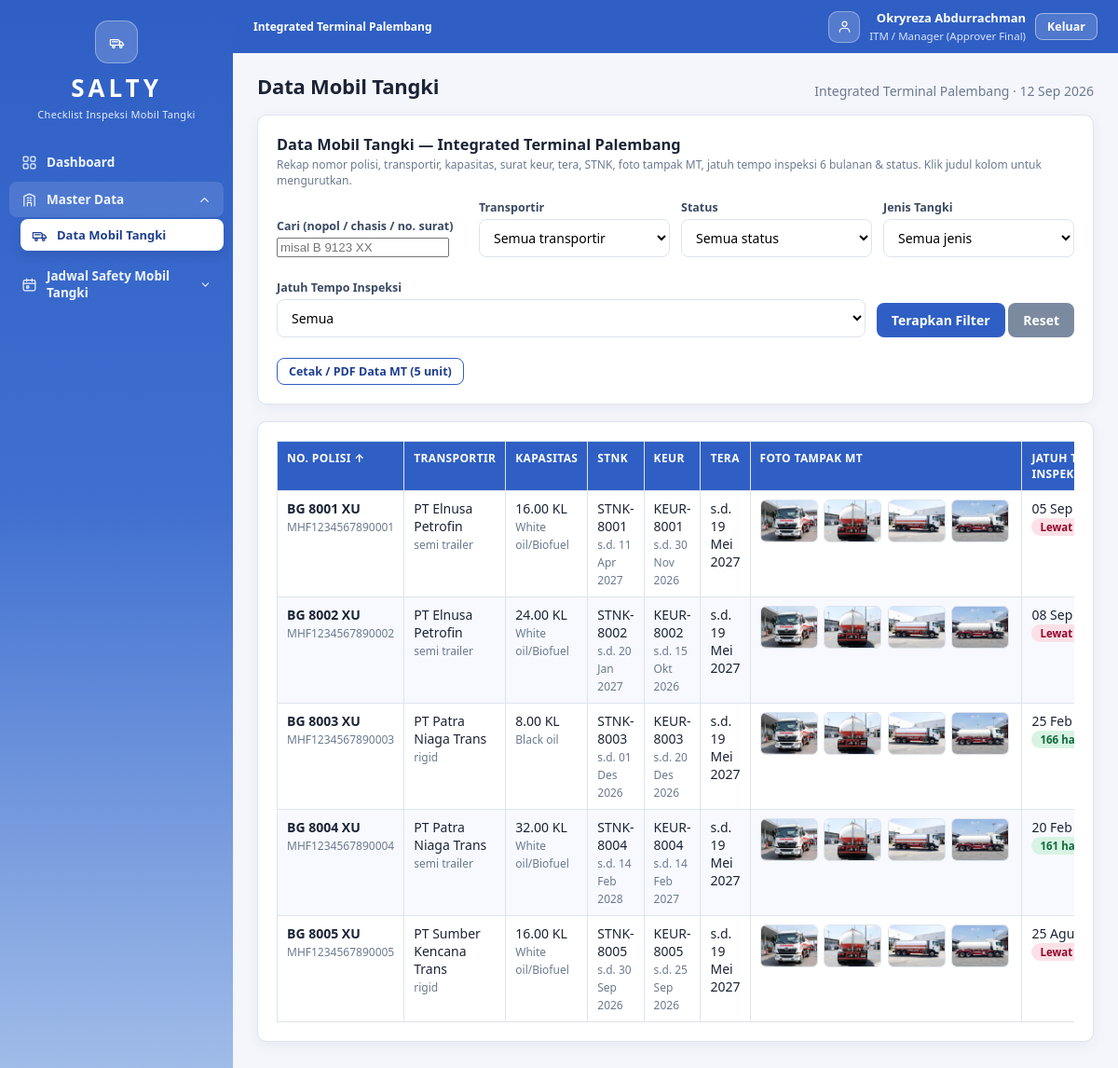
/vehicle_data.php (signed in), run on the app's committed database.
### tables this page shows
CREATE TABLE vehicles (
  id                 INT AUTO_INCREMENT PRIMARY KEY,
  no_polisi          VARCHAR(30)  NOT NULL UNIQUE,
  no_chasis          VARCHAR(60)  DEFAULT NULL,
  transporter_id     INT DEFAULT NULL,
  merk               VARCHAR(80)  DEFAULT NULL,
  tahun              SMALLINT     DEFAULT NULL,
  pabrikan_tangki    VARCHAR(100) DEFAULT NULL,
  kapasitas_kl       DECIMAL(6,2) DEFAULT NULL,
  jenis_tangki       ENUM('rigid','semi_trailer','gandengan') DEFAULT 'rigid',
  bahan_tangki       VARCHAR(60)  DEFAULT NULL,
  produk             VARCHAR(60)  DEFAULT NULL,
  stnk_no            VARCHAR(60)  DEFAULT NULL,
  stnk_berlaku       DATE DEFAULT NULL,
  keur_no            VARCHAR(60)  DEFAULT NULL,
  keur_berlaku       DATE DEFAULT NULL,
  tera_berlaku       DATE DEFAULT NULL,
  foto_depan         VARCHAR(255) DEFAULT NULL,
  foto_belakang      VARCHAR(255) DEFAULT NULL,
  foto_kanan         VARCHAR(255) DEFAULT NULL,
  foto_kiri          VARCHAR(255) DEFAULT NULL,
  doc_stnk           VARCHAR(255) DEFAULT NULL,
  doc_keur           VARCHAR(255) DEFAULT NULL,
  doc_tera           VARCHAR(255) DEFAULT NULL,
  status             ENUM('aktif','off','nonaktif') NOT NULL DEFAULT 'aktif',
  last_inspection    DATE DEFAULT NULL,    
  next_inspection    DATE DEFAULT NULL,    
  created_at         TIMESTAMP DEFAULT CURRENT_TIMESTAMP,
  CONSTRAINT fk_veh_transporter FOREIGN KEY (transporter_id)
    REFERENCES transporters(id) ON DELETE SET NULL
);

CREATE TABLE transporters (
  id        INT AUTO_INCREMENT PRIMARY KEY,
  nama      VARCHAR(150) NOT NULL,
  telepon   VARCHAR(50) DEFAULT NULL,
  alamat    VARCHAR(255) DEFAULT NULL
);

### includes/auth.php (called while the page is built, shortened)
<?php
require_once __DIR__ . '/../config/config.php';
function user(): ?array
{
    return $_SESSION['user'] ?? null;
}
function role(): string
{
    return user()['role'] ?? '';
}

### config/config.php (called while the page is built, shortened)
<?php
function db(): mysqli
{
    static $conn = null;
    if ($conn === null) {
        try {
            $conn = new mysqli(DB_HOST, DB_USER, DB_PASS, DB_NAME, DB_PORT);
            $conn->set_charset('utf8mb4');
        } catch (Throwable $e) {
            die('<h3 style="font-family:sans-serif">Koneksi database gagal.</h3>'
                . '<p style="font-family:sans-serif">Periksa <code>config/config.php</code>. Detail: '
                . htmlspecialchars($e->getMessage()) . '</p>');
        }
    }
    return $conn;
}
function q(string $sql, array $params = [], string $types = ''): array
{
    $stmt = db()->prepare($sql);
    if ($params) {
        $types = $types ?: str_repeat('s', count($params));
        $stmt->bind_param($types, ...$params);
    }
    $stmt->execute();
    $res = $stmt->get_result();
    $rows = $res ? $res->fetch_all(MYSQLI_ASSOC) : [];
    return $rows;
}
function q1(string $sql, array $params = [], string $types = ''): ?array
{
    $rows = q($sql, $params, $types);
    return $rows[0] ?? null;
}

### vehicle_data.php (the view, shortened to what this page needs)
<?php
require_once __DIR__ . '/includes/layout.php';
$sortable = [
    'no_polisi'       => 'v.no_polisi',
    'transportir'     => 't.nama',
    'kapasitas_kl'    => 'v.kapasitas_kl',
    'keur_berlaku'    => 'v.keur_berlaku',
    'tera_berlaku'    => 'v.tera_berlaku',
    'stnk_berlaku'    => 'v.stnk_berlaku',
    'next_inspection' => 'v.next_inspection',
    'status'          => 'v.status',
];
$sort = isset($_GET['sort'], $sortable[$_GET['sort']]) ? $_GET['sort'] : 'no_polisi';
$dir  = (($_GET['dir'] ?? 'asc') === 'desc') ? 'DESC' : 'ASC';
$where = ['1=1'];
$params = [];
$rows = q('SELECT v.*, t.nama AS transportir, DATEDIFF(v.next_inspection, CURDATE()) sisa
           FROM vehicles v LEFT JOIN transporters t ON t.id = v.transporter_id
           WHERE ' . implode(' AND ', $where) . '
           ORDER BY ' . $sortable[$sort] . ' ' . $dir, $params);
function sort_link(string $key, string $label, string $sort, string $dir): string
{
    $qs = $_GET;
    $qs['sort'] = $key;
    $qs['dir'] = ($sort === $key && $dir === 'ASC') ? 'desc' : 'asc';
    $mark = $sort === $key ? ($dir === 'ASC' ? ' &uarr;' : ' &darr;') : '';
    return '<a href="?' . e(http_build_query($qs)) . '" style="color:inherit">' . e($label) . $mark . '</a>';
}
$printQs = http_build_query(array_filter($_GET, fn($v, $k) => $k !== 'print', ARRAY_FILTER_USE_BOTH));
layout_start('Data Mobil Tangki');
?>
<div class="card">
  <h3 style="margin-bottom:2px">Data Mobil Tangki — Integrated Terminal <?= e(APP_KOTA) ?></h3>
  <p class="muted small" style="margin-top:0">Rekap nomor polisi, transportir, kapasitas, surat keur, tera, STNK, foto tampak MT,
    jatuh tempo inspeksi 6 bulanan &amp; status. Klik judul kolom untuk mengurutkan.</p>
  <form method="get" class="row" style="align-items:flex-end">
    <div class="field"><label>Cari (nopol / chasis / no. surat)</label><input name="q" value="<?= e($_GET['q'] ?? '') ?>" placeholder="misal B 9123 XX"></div>
    <div class="field"><label>Transportir</label>
      <select name="transporter_id">
        <option value="">Semua transportir</option>
      </select>
    </div>
    <div class="field"><label>Status</label>
      <select name="status">
        <option value="">Semua status</option>
      </select>
    </div>
    <div class="field"><label>Jenis Tangki</label>
      <select name="jenis">
        <option value="">Semua jenis</option>
      </select>
    </div>
    <div class="field"><label>Jatuh Tempo Inspeksi</label>
      <select name="due">
        <option value="">Semua</option>
      </select>
    </div>
    <div class="field" style="flex:0 0 auto">
      <label>&nbsp;</label>
      <button class="btn" type="submit">Terapkan Filter</button>
      <a class="btn btn-muted" href="vehicle_data.php">Reset</a>
    </div>
  </form>
  <div style="margin-top:10px">
    <a class="btn btn-sm btn-outline" href="vehicle_print.php?<?= e($printQs) ?>" target="_blank">Cetak / PDF Data MT (<?= count($rows) ?> unit)</a>
  </div>
</div>
<div class="card">
  <div class="table-wrap">
    <table>
      <thead><tr>
        <th><?= sort_link('no_polisi', 'No. Polisi', $sort, $dir) ?></th>
        <th><?= sort_link('transportir', 'Transportir', $sort, $dir) ?></th>
        <th><?= sort_link('kapasitas_kl', 'Kapasitas', $sort, $dir) ?></th>
        <th><?= sort_link('stnk_berlaku', 'STNK', $sort, $dir) ?></th>
        <th><?= sort_link('keur_berlaku', 'Keur', $sort, $dir) ?></th>
        <th><?= sort_link('tera_berlaku', 'Tera', $sort, $dir) ?></th>
        <th>Foto Tampak MT</th>
        <th><?= sort_link('next_inspection', 'Jatuh Tempo Inspeksi', $sort, $dir) ?></th>
      </tr></thead>
      <tbody>
      <?php foreach ($rows as $r): ?>
        <tr>
          <td><b><?= e($r['no_polisi']) ?></b><br><span class="muted small"><?= e($r['no_chasis'] ?: '-') ?></span></td>
          <td><?= e($r['transportir'] ?: '-') ?><br><span class="muted small"><?= e(str_replace('_', ' ', $r['jenis_tangki'])) ?></span></td>
          <td><?= e($r['kapasitas_kl']) ?> KL<br><span class="muted small"><?= e($r['produk'] ?: '-') ?></span></td>
          <td><?= e($r['stnk_no'] ?: '-') ?><br><span class="muted small">s.d. <?= tgl($r['stnk_berlaku']) ?></span></td>
          <td><?= e($r['keur_no'] ?: '-') ?><br><span class="muted small">s.d. <?= tgl($r['keur_berlaku']) ?></span></td>
          <td>s.d. <?= tgl($r['tera_berlaku']) ?></td>
          <td style="white-space:nowrap">
            <?php $adaFoto = false; foreach (['foto_depan' => 'Depan', 'foto_belakang' => 'Belakang', 'foto_kanan' => 'Kanan', 'foto_kiri' => 'Kiri'] as $k => $lbl): ?>
              <?php if (!empty($r[$k])): $adaFoto = true; ?>
                <a href="<?= e($r[$k]) ?>" target="_blank" title="Tampak <?= $lbl ?>">
                  <?php if (is_pdf($r[$k])): ?><span class="badge badge-gray"><?= $lbl ?> (PDF)</span>
                  <?php else: ?><img src="<?= e($r[$k]) ?>" alt="Tampak <?= $lbl ?> MT <?= e($r['no_polisi']) ?>" style="width:62px;height:46px;object-fit:cover;border-radius:6px;border:1px solid var(--line);margin:0 3px 3px 0"><?php endif; ?>
                </a>
              <?php endif; ?>
            <?php endforeach; ?>
          </td>
          <td><?= tgl($r['next_inspection']) ?><br><?= due_badge($r['sisa'] === null ? null : (int)$r['sisa']) ?></td>
        </tr>
      <?php endforeach; ?>
      </tbody>
    </table>
  </div>
</div>
<?php layout_end(); ?>

### includes/layout.php (shortened to what this page needs)
<?php
require_once __DIR__ . '/auth.php';
require_once __DIR__ . '/helpers.php';
function icon(string $name, string $cls = 'icon'): string
{
    $p = [
        'grid'      => '<rect x="3" y="3" width="7" height="7" rx="1.5"/><rect x="14" y="3" width="7" height="7" rx="1.5"/><rect x="3" y="14" width="7" height="7" rx="1.5"/><rect x="14" y="14" width="7" height="7" rx="1.5"/>',
        'truck'     => '<path d="M2 8h11a3 3 0 0 1 3 3v5H2z"/><path d="M16 11h3l3 4v1h-6z"/><circle cx="7" cy="18.5" r="1.8"/><circle cx="18" cy="18.5" r="1.8"/><path d="M5 11h8"/>',
        'calendar'  => '<rect x="3" y="5" width="18" height="16" rx="2.5"/><path d="M3 10h18M8 3v4M16 3v4"/><path d="M8 14h3v3H8z"/>',
        'user'      => '<circle cx="12" cy="8" r="3.5"/><path d="M4.5 20c0-3.6 3.4-5.5 7.5-5.5s7.5 1.9 7.5 5.5"/>',
        'users'     => '<circle cx="9" cy="8" r="3.2"/><path d="M2.5 20c0-3.4 3-5.2 6.5-5.2s6.5 1.8 6.5 5.2"/><path d="M16.5 5.2a3.2 3.2 0 0 1 0 6.1M18 20c0-2.4-.8-4-2-5"/>',
        'clipboard' => '<rect x="5" y="4" width="14" height="17" rx="2.5"/><path d="M9 4V2.8h6V4"/><path d="M9 10h6M9 14h6M9 18h3"/>',
        'check'     => '<circle cx="12" cy="12" r="9"/><path d="M8 12.5l2.7 2.7L16 9.8"/>',
        'clock'     => '<circle cx="12" cy="12" r="9"/><path d="M12 7.5V12l3.2 2"/>',
        'shield'    => '<path d="M12 3l7 3v5.5c0 4.3-2.9 7.6-7 9.5-4.1-1.9-7-5.2-7-9.5V6z"/><path d="M9 12.2l2.2 2.2L15.2 10"/>',
        'building'  => '<path d="M4 21V6.5L12 3l8 3.5V21"/><path d="M9 21v-5h6v5M9 9h2M13 9h2M9 12.5h2M13 12.5h2"/>',
    ][$name] ?? '';
    return '<svg class="' . $cls . '" viewBox="0 0 24 24" fill="none" stroke="currentColor" stroke-width="1.7" '
        . 'stroke-linecap="round" stroke-linejoin="round" aria-hidden="true">' . $p . '</svg>';
}
function nav_items(): array
{
    $r = role();
    $items = [['link', 'dashboard.php', 'Dashboard', 'grid']];
    if ($r === 'admin_hsse') {
        $items[] = ['group', 'Master Data', 'building', [
            ['vehicles.php', 'Master Mobil Tangki', 'truck'],
            ['vehicle_data.php', 'Data Mobil Tangki', 'truck'],
            ['transporters.php', 'Master Transportir', 'building'],
            ['items.php', 'Master Item Checklist', 'clipboard'],
            ['users.php', 'Master User', 'users'],
        ]];
        $items[] = ['group', 'Jadwal Safety Mobil Tangki', 'calendar', [
            ['schedules.php', 'Jadwal Pemeriksaan', 'calendar'],
            ['due.php', 'Jatuh Tempo Inspeksi', 'clock'],
            ['inspections.php', 'Data Checklist', 'clipboard'],
        ]];
        $items[] = ['link', 'twofa_setup.php', 'Keamanan', 'shield'];
    } else {
        $items[] = ['group', 'Master Data', 'building', [
            ['vehicle_data.php', 'Data Mobil Tangki', 'truck'],
        ]];
        $items[] = ['group', 'Jadwal Safety Mobil Tangki', 'calendar', [
            ['schedules.php', 'Jadwal Pemeriksaan', 'calendar'],
            ['due.php', 'Jatuh Tempo Inspeksi', 'clock'],
            ['approvals.php', 'Approval Checklist', 'check'],
            ['inspections.php', 'Data Checklist', 'clipboard'],
        ]];
    }
    return $items;
}
function layout_start(string $title): void
{
    $current = basename($_SERVER['PHP_SELF']);
    if (has_role(['hsse', 'distribusi', 'qq', 'itm'])) {
        $pending = (int)(q1(
            'SELECT COUNT(*) n FROM inspection_approvals a
             JOIN inspections i ON i.id = a.inspection_id
             WHERE a.role = ? AND a.status = "menunggu"
               AND i.status IN ("diajukan","approve_sebagian")',
            [role()]
        )['n'] ?? 0);
    }
    ?>
<!doctype html>
<html lang="id">
<head>
  <link rel="stylesheet" href="assets/style.css?v=salty4">
</head>
<body>
<div class="shell">
  <aside class="sidebar">
    <div class="brand">
      <span class="brand-mark"><?= icon('truck', 'icon') ?></span>
      <div>
        <strong>SALTY</strong>
        <small>Checklist Inspeksi Mobil Tangki</small>
      </div>
    </div>
    <nav class="sidenav">
      <?php foreach (nav_items() as $it): ?>
        <?php if ($it[0] === 'link'): [, $href, $label, $ic] = $it; ?>
          <a href="<?= e($href) ?>" class="<?= $current === $href ? 'active' : '' ?>">
            <?= icon($ic) ?><span><?= e($label) ?></span>
          </a>
        <?php else: [, $gtitle, $gicon, $children] = $it;
          $hrefs = array_column($children, 0);
          $open  = in_array($current, $hrefs, true);
        ?>
          <details class="navgroup" <?= $open ? 'open' : '' ?>>
            <summary>
              <?= icon($gicon) ?><span><?= e($gtitle) ?></span>
              <svg class="chev" viewBox="0 0 24 24" fill="none" stroke="currentColor" stroke-width="2"
                   stroke-linecap="round" stroke-linejoin="round" aria-hidden="true"><path d="M6 9l6 6 6-6"/></svg>
            </summary>
            <div class="navsub">
              <?php foreach ($children as [$href, $label, $ic]): ?>
                <a href="<?= e($href) ?>" class="<?= $current === $href ? 'active' : '' ?>">
                  <?= icon($ic) ?><span><?= e($label) ?></span>
                </a>
              <?php endforeach; ?>
            </div>
          </details>
        <?php endif; ?>
      <?php endforeach; ?>
    </nav>
  </aside>
  <main class="main">
    <header class="appbar">
      <div class="appbar-in">
        <strong class="small"><?= e(APP_TERMINAL) ?></strong>
        <div class="appbar-me">
          <span class="brand-mark" style="width:34px;height:34px;border-radius:10px"><?= icon('user') ?></span>
          <div class="me">
            <strong><?= e(user()['nama']) ?></strong>
            <small><?= e(ROLE_LABELS[role()] ?? role()) ?></small>
          </div>
          <a class="btn btn-ghost btn-sm" href="logout.php">Keluar</a>
        </div>
      </div>
    </header>
    <header class="topbar">
      <h1><?= e($title) ?></h1>
      <div class="muted"><?= e(APP_TERMINAL) ?> · <?= tgl(date('Y-m-d')) ?></div>
    </header>
    <div class="content">
<?php
}
function layout_end(): void
{
    ?>
    </div>
  </main>
</div>
</body>
</html>
<?php
}

### includes/helpers.php (shortened to what this page needs)
<?php
require_once __DIR__ . '/../config/config.php';
function e($v): string
{
    return htmlspecialchars((string)$v, ENT_QUOTES, 'UTF-8');
}
function tgl(?string $d, bool $withDay = false): string
{
    $bulan = ['', 'Jan', 'Feb', 'Mar', 'Apr', 'Mei', 'Jun', 'Jul', 'Agu', 'Sep', 'Okt', 'Nov', 'Des'];
    $t = strtotime($d);
    return date('d', $t) . ' ' . $bulan[(int)date('n', $t)] . ' ' . date('Y', $t);
}
function due_badge(?int $sisa): string
{
    if ($sisa < 0)  return '<span class="badge badge-red">Lewat ' . abs($sisa) . ' hari</span>';
    return '<span class="badge badge-green">' . $sisa . ' hari lagi</span>';
}
function is_pdf(?string $path): bool
{
    return $path !== null && strtolower(pathinfo($path, PATHINFO_EXTENSION)) === 'pdf';
}

### data on the page
vehicles: no_polisi "BG 8001 XU", no_chasis "MHF1234567890001", transporter.nama "PT Elnusa Petrofin", jenis_tangki "semi trailer", kapasitas_kl "16.00", produk "White oil/Biofuel", stnk_no "STNK-8001", stnk_berlaku "11 Apr 2027", keur_no "KEUR-8001", keur_berlaku "30 Nov 2026", tera_berlaku "19 Mei 2027", foto_depan (picture), foto_belakang (picture), foto_kanan (picture), foto_kiri (picture), next_inspection "05 Sep…"
vehicles: no_polisi "BG 8002 XU", no_chasis "MHF1234567890002", transporter.nama "PT Elnusa Petrofin", jenis_tangki "semi trailer", kapasitas_kl "24.00", produk "White oil/Biofuel", stnk_no "STNK-8002", stnk_berlaku "20 Jan 2027", keur_no "KEUR-8002", keur_berlaku "15 Okt 2026", tera_berlaku "19 Mei 2027", foto_depan (picture), foto_belakang (picture), foto_kanan (picture), foto_kiri (picture), next_inspection "08 Sep…"
vehicles: no_polisi "BG 8003 XU", no_chasis "MHF1234567890003", transporter.nama "PT Patra Niaga Trans", jenis_tangki "rigid", kapasitas_kl "8.00", produk "Black oil", stnk_no "STNK-8003", stnk_berlaku "01 Des 2026", keur_no "KEUR-8003", keur_berlaku "20 Des 2026", tera_berlaku "19 Mei 2027", foto_depan (picture), foto_belakang (picture), foto_kanan (picture), foto_kiri (picture), next_inspection "25 Feb…", sisa "166"
vehicles: no_polisi "BG 8004 XU", no_chasis "MHF1234567890004", transporter.nama "PT Patra Niaga Trans", jenis_tangki "semi trailer", kapasitas_kl "32.00", produk "White oil/Biofuel", stnk_no "STNK-8004", stnk_berlaku "14 Feb 2028", keur_no "KEUR-8004", keur_berlaku "14 Feb 2027", tera_berlaku "19 Mei 2027", foto_depan (picture), foto_belakang (picture), foto_kanan (picture), foto_kiri (picture), next_inspection "20 Feb…", sisa "161"
vehicles: no_polisi "BG 8005 XU", no_chasis "MHF1234567890005", transporter.nama "PT Sumber Kencana Trans", jenis_tangki "rigid", kapasitas_kl "16.00", produk "White oil/Biofuel", stnk_no "STNK-8005", stnk_berlaku "30 Sep 2026", keur_no "KEUR-8005", keur_berlaku "25 Sep 2026", tera_berlaku "19 Mei 2027", foto_depan (picture), foto_belakang (picture), foto_kanan (picture), foto_kiri (picture), next_inspection "25 Agu…"

### other printed values
$gtitle "Master Data"
$label "Data Mobil Tangki"
$gtitle "Jadwal Safety Mobil Tangki"
APP_TERMINAL "Integrated Terminal Palembang"
user()['nama'] "Okryreza Abdurrachman"
ROLE_LABELS[role()] "ITM / Manager (Approver Final)"
$title "Data Mobil Tangki"
APP_KOTA "Palembang"
count($rows) "5"
$label "NO. POLISI TRANSPORTIR KAPASITAS STNK KEUR TERA JATUH…"
$mark "↑"
